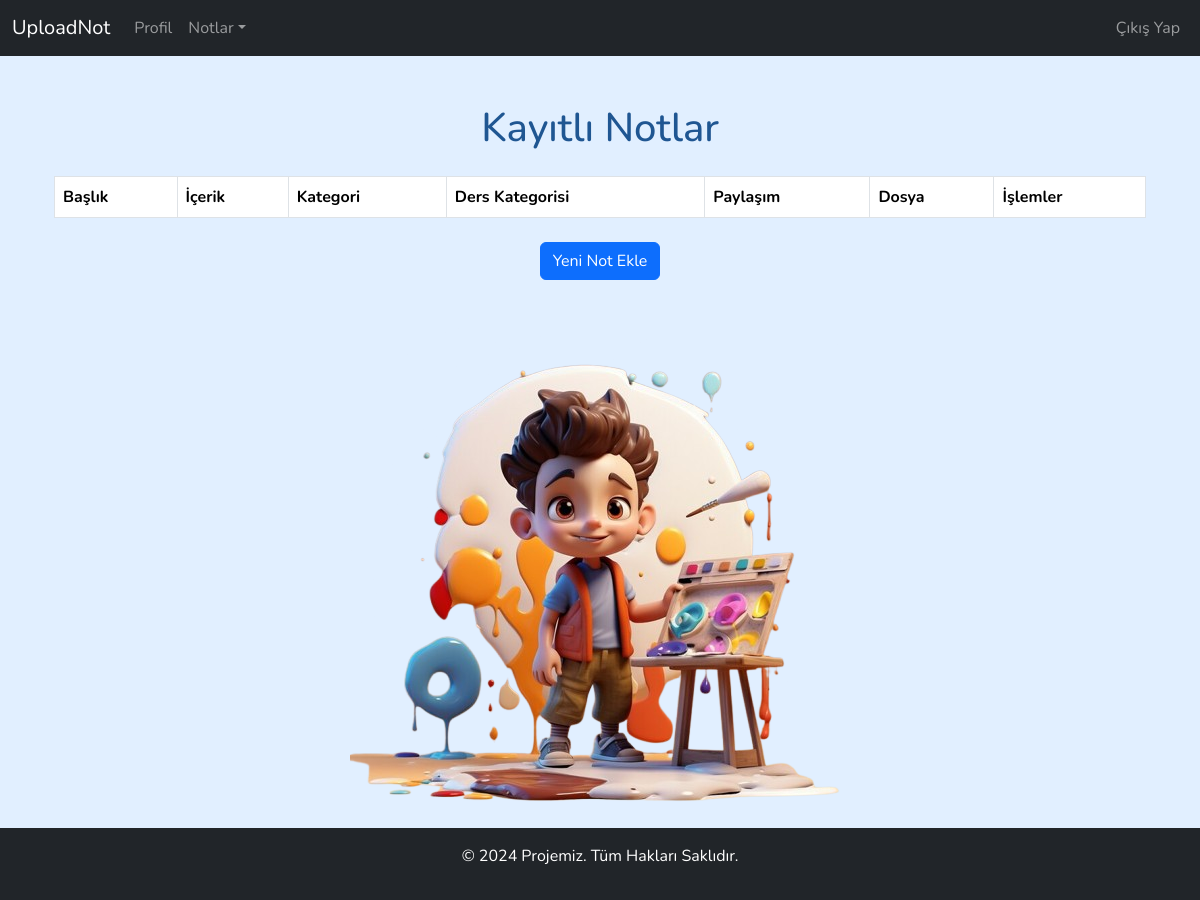
/notlar/ (signed in), run on an earlier commit of the app's database.
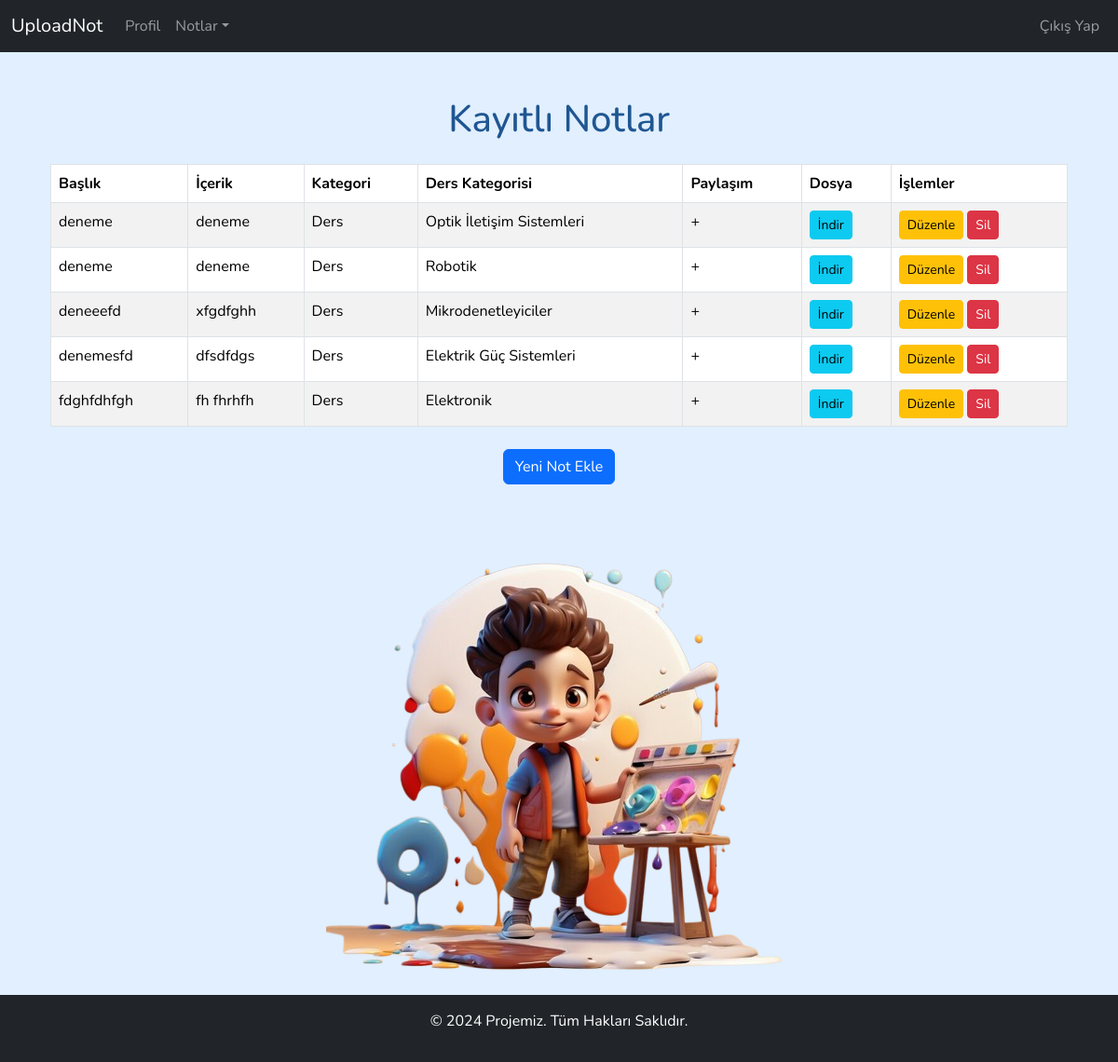
And on a later commit of the database.
### notlar/models.py (models this page shows, shortened)
class Note(models.Model):
    CATEGORY_CHOICES = [
        ("genel", "Genel"),
        ("ders", "Ders"),
        ("is", "İş"),
        ("spor", "Spor"),
        ("teknoloji", "Teknoloji"),
        ("saglik", "Sağlık"),
        ("egitim", "Eğitim"),
    ]
    DERS_CHOICES = [
        ("elektrik_makinalari", "Elektrik Makineleri"),
        ("sinyaller_sistemler", "Sinyaller ve Sistemler"),
        ("devre_teorisi", "Devre Teorisi"),
        ("elektronik", "Elektronik"),
        ("kontrol_sistemleri", "Kontrol Sistemleri"),
        ("enerji_sistemleri", "Enerji Sistemleri"),
        ("elektrik_guc_sistemleri", "Elektrik Güç Sistemleri"),
        ("dijital_elektronik", "Dijital Elektronik"),
        ("mikrodenetleyiciler", "Mikrodenetleyiciler"),
        ("haberlesme_sistemleri", "Haberleşme Sistemleri"),
        ("elektromanyetik_alanlar", "Elektromanyetik Alanlar"),
        ("endustriyel_uygulamalar", "Endüstriyel Uygulamalar"),
        ("yenilenebilir_enerji", "Yenilenebilir Enerji Sistemleri"),
        ("robotik", "Robotik"),
        ("otomasyon", "Otomasyon Sistemleri"),
        ("yapay_zeka", "Yapay Zeka"),
        ("bilgisayar_muhendisligi", "Bilgisayar Mühendisliği"),
        ("sensör_teknolojileri", "Sensör Teknolojileri"),
        ("guc_elektronigi", "Güç Elektroniği"),
        ("optik_iletime", "Optik İletişim Sistemleri"),
        ("motor_kontrol", "Motor Kontrol Sistemleri"),
        ("isaret_isleme", "İşaret İşleme"),
    ]
    title = models.CharField(max_length=100)
    content = models.TextField()
    file = models.FileField(upload_to="notlar/", blank=True, null=True)
    created_at = models.DateTimeField(auto_now_add=True)
    updated_at = models.DateTimeField(auto_now=True)
    is_shared = models.BooleanField(default=False)
    kategori = models.CharField(
        max_length=50,
        choices=CATEGORY_CHOICES,
        verbose_name="Kategori",
        default="genel",
    )
    ders_kategori = models.CharField(
        max_length=50,
        choices=DERS_CHOICES,
        blank=True,
        null=True,
        verbose_name="Ders Kategori",
    )
    user = models.ForeignKey(
        User, on_delete=models.CASCADE
    )  # Kullanıcıya ilişkilendirme
    def get_kategori_display(self):
        return dict(self.CATEGORY_CHOICES).get(self.kategori, self.kategori)
    def get_ders_kategori_display(self):
        return dict(self.DERS_CHOICES).get(self.ders_kategori, self.ders_kategori)

### notlar/views.py (the view)
# urls.py: path("notlar/", views.notlari_listele, name="notlar"),
def notlari_listele(request):
    notlar = Note.objects.filter(user=request.user)
    return render(request, "not_listele.html", {"notlar": notlar})

### notlar/templates/not_listele.html (shortened to what this page needs)
{% extends "base.html" %}
{% load static %}
{% block content %}
    <div class="container my-5">
        <h1 class="text-center mb-4" style="color: #1f5692;">Kayıtlı Notlar</h1>
        <table class="table table-bordered table-striped">
            <thead class="thead-dark">
                <tr>
                    <th scope="col">Başlık</th>
                    <th scope="col">İçerik</th>
                    <th scope="col">Kategori</th>
                    <th scope="col">Ders Kategorisi</th>
                    <th scope="col">Paylaşım</th>
                    <th scope="col">Dosya</th>
                    <th scope="col">İşlemler</th>
                </tr>
            </thead>
            <tbody>
                {% for not in notlar %}
                    <tr>
                        <td>{{ not.title|truncatechars:20 }}</td>
                        <td>{{ not.content|truncatechars:50 }}</td>
                        <td>{{ not.get_kategori_display|truncatechars:50 }}</td>
                        {% if not.kategori == "ders" %}
                            <td>{{ not.get_ders_kategori_display|truncatechars:50 }}</td>
                        {% else %}
                            <td>Ders Seçilmedi</td>
                        {% endif %}
                        <td>
                            {% if not.is_shared %}
                                +
                            {% else %}
                                -
                            {% endif %}
                        </td>
                        <td>
                            {% if not.file %}
                                <a href="{{ not.file.url }}" target="_blank" class="btn btn-info btn-sm">İndir</a>
                            {% else %}
                                <span class="text-muted">Dosya yok</span>
                            {% endif %}
                        </td>
                        <td>
                            <a href="{% url 'update_note' not.pk %}" class="btn btn-warning btn-sm">Düzenle</a>
                            <a href="{% url 'delete_note' not.pk %}" class="btn btn-danger btn-sm">Sil</a>
                        </td>
                    </tr>
                {% endfor %}
            </tbody>
        </table>
        <div class="text-center mt-4">
            <a href="{% url 'not_ekle' %}" class="btn btn-primary">Yeni Not Ekle</a>
        </div>
    </div>
    <div class="d-flex justify-content-center">
        <img src="{% static 'images/kayitlinotlar.png' %}"
             width="auto"
             height="auto"
             alt="Not Resmi"
             class="img-fluid rounded">
    </div>
{% endblock content %}

What changed in the data, as far as the page shows it:
added Note: title "deneme", content "deneme", kategori "Ders", ders_kategori "Optik İletişim Sistemleri"
added Note: title "deneme", content "deneme", kategori "Ders", ders_kategori "Robotik"
added Note: title "deneeefd", content "xfgdfghh", kategori "Ders", ders_kategori "Mikrodenetleyiciler"
added Note: title "denemesfd", content "dfsdfdgs", kategori "Ders", ders_kategori "Elektrik Güç Sistemleri"
added Note: title "fdghfdhfgh", content "fh fhrhfh", kategori "Ders", ders_kategori "Elektronik"
